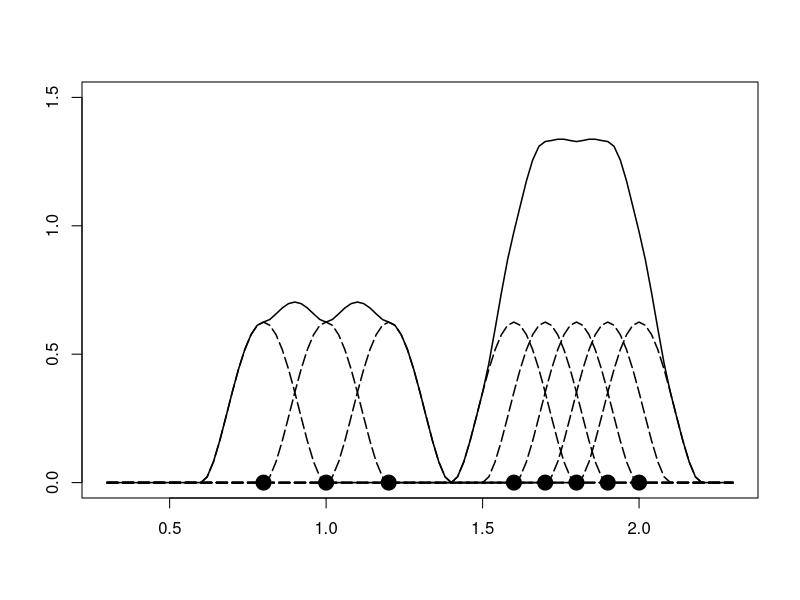
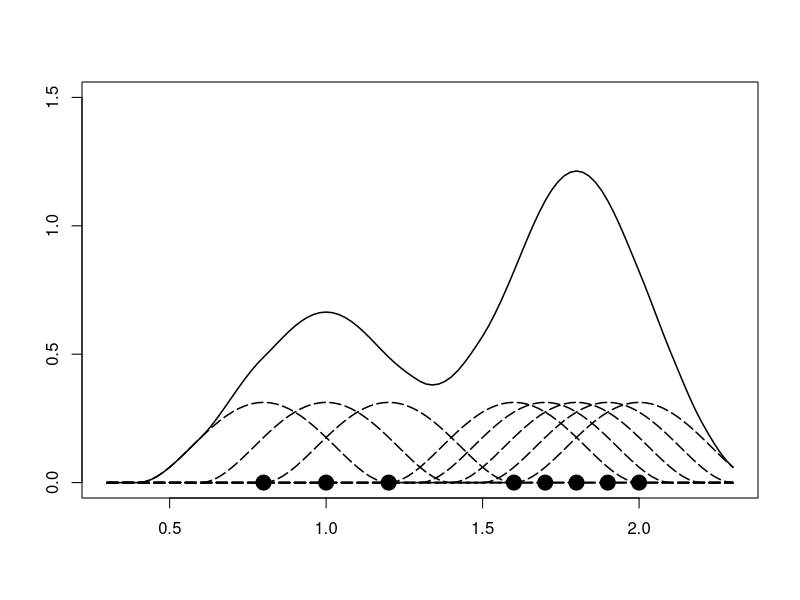
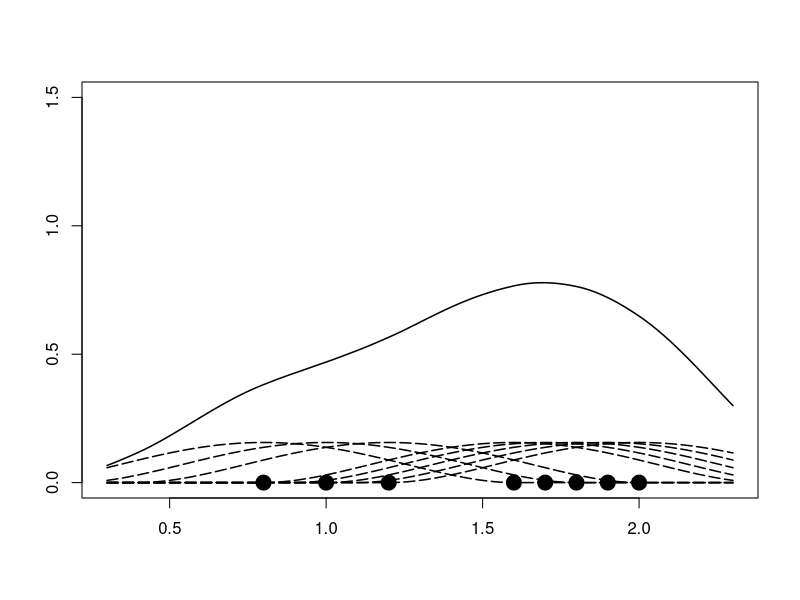

Write the R code that produced these figures, in order.
setwd("C:/Users/Harold/Dropbox/MA_Knowledge_and_Info/Thesis/thesis/img")

pts <- c(0.8, 1, 1.2, 1.6, 1.7, 1.8, 1.9, 2.0)
N <- length(pts)

evals <- seq(0.3, 2.3, 0.02)


K <- function(x, x0, h=1) {
  d2 <- (x-x0)^2/h^2
  R <- 1/(h*N)*(1 - d2)^2
  R[d2>1] <- 0
  R
}

pdf(file="kernel1d-02.pdf")
plot(pts, rep(0, N), ylim=c(0,1.5), xlim=c(0.3,2.3), pch=20, xlab=NA, ylab=NA, cex=3)

F <- rep(0, length(evals))
for (pt in pts) {
  Y <- K(evals, pt, 0.2)
  F <- F + Y
  lines(evals, Y, lty="longdash", lwd=1.5)
}

lines(evals, F, lwd=1.5)
dev.off()


pdf(file="kernel1d-04.pdf")
plot(pts, rep(0, N), ylim=c(0,1.5), xlim=c(0.3,2.3), pch=20, xlab=NA, ylab=NA, cex=3)

F <- rep(0, length(evals))
for (pt in pts) {
  Y <- K(evals, pt, 0.4)
  F <- F + Y
  lines(evals, Y, lty="longdash", lwd=1.5)
}

lines(evals, F, lwd=1.5)
dev.off()

pdf(file="kernel1d-08.pdf")
plot(pts, rep(0, N), ylim=c(0,1.5), xlim=c(0.3,2.3), pch=20, xlab=NA, ylab=NA, cex=3)

F <- rep(0, length(evals))
for (pt in pts) {
  Y <- K(evals, pt, 0.8)
  F <- F + Y
  lines(evals, Y, lty="longdash", lwd=1.5)
}

lines(evals, F, lwd=1.5)
dev.off()

